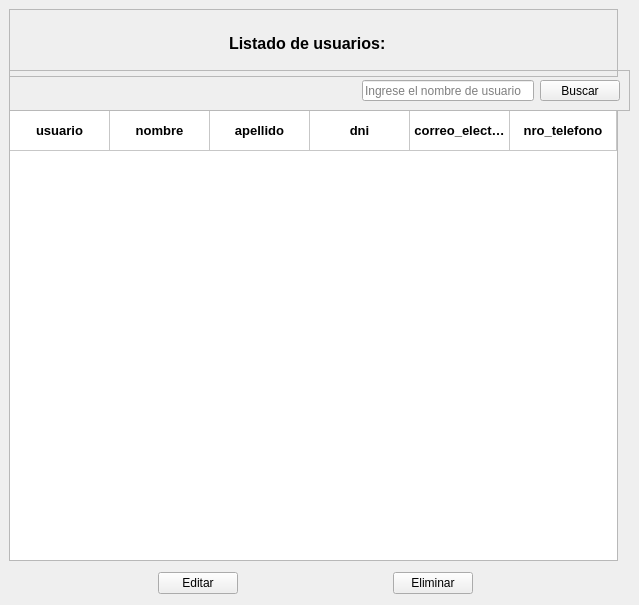
            <widget class="QWidget" name="page_user">
             <widget class="QFrame" name="frame_15">
              <property name="geometry">
               <rect>
                <x>9</x>
                <y>9</y>
                <width>609</width>
                <height>68</height>
               </rect>
              </property>
              <property name="frameShape">
               <enum>QFrame::StyledPanel</enum>
              </property>
              <property name="frameShadow">
               <enum>QFrame::Raised</enum>
              </property>
              <property name="lineWidth">
               <number>0</number>
              </property>
              <property name="midLineWidth">
               <number>0</number>
              </property>
              <layout class="QHBoxLayout" name="horizontalLayout_9">
               <item>
                <spacer name="horizontalSpacer_13">
                 <property name="orientation">
                  <enum>Qt::Horizontal</enum>
                 </property>
                 <property name="sizeHint" stdset="0">
                  <size>
                   <width>40</width>
                   <height>20</height>
                  </size>
                 </property>
                </spacer>
               </item>
               <item>
                <widget class="QLabel" name="label_26">
                 <property name="font">
                  <font>
                   <family>Arial</family>
                   <pointsize>12</pointsize>
                   <weight>75</weight>
                   <bold>true</bold>
                   <kerning>false</kerning>
                  </font>
                 </property>
                 <property name="text">
                  <string>Listado de usuarios:</string>
                 </property>
                </widget>
               </item>
               <item>
                <spacer name="horizontalSpacer_14">
                 <property name="orientation">
                  <enum>Qt::Horizontal</enum>
                 </property>
                 <property name="sizeHint" stdset="0">
                  <size>
                   <width>40</width>
                   <height>20</height>
                  </size>
                 </property>
                </spacer>
               </item>
               <item>
                <widget class="QLabel" name="label_27">
                 <property name="text">
                  <string/>
                 </property>
                 <property name="pixmap">
                  <pixmap>../icons/mecanic.ico</pixmap>
                 </property>
                </widget>
               </item>
              </layout>
             </widget>
             <widget class="QTableWidget" name="table_user">
              <property name="geometry">
               <rect>
                <x>9</x>
                <y>110</y>
                <width>609</width>
                <height>451</height>
               </rect>
              </property>
              <property name="autoFillBackground">
               <bool>false</bool>
              </property>
              <property name="alternatingRowColors">
               <bool>false</bool>
              </property>
              <property name="showGrid">
               <bool>true</bool>
              </property>
              <property name="sortingEnabled">
               <bool>false</bool>
              </property>
              <attribute name="horizontalHeaderVisible">
               <bool>false</bool>
              </attribute>
              <attribute name="horizontalHeaderCascadingSectionResizes">
               <bool>false</bool>
              </attribute>
              <attribute name="horizontalHeaderMinimumSectionSize">
               <number>40</number>
              </attribute>
              <attribute name="horizontalHeaderHighlightSections">
               <bool>true</bool>
              </attribute>
              <attribute name="horizontalHeaderShowSortIndicator" stdset="0">
               <bool>false</bool>
              </attribute>
              <attribute name="horizontalHeaderStretchLastSection">
               <bool>true</bool>
              </attribute>
              <attribute name="verticalHeaderVisible">
               <bool>false</bool>
              </attribute>
              <attribute name="verticalHeaderCascadingSectionResizes">
               <bool>false</bool>
              </attribute>
              <attribute name="verticalHeaderMinimumSectionSize">
               <number>40</number>
              </attribute>
              <attribute name="verticalHeaderDefaultSectionSize">
               <number>40</number>
              </attribute>
              <attribute name="verticalHeaderShowSortIndicator" stdset="0">
               <bool>false</bool>
              </attribute>
              <attribute name="verticalHeaderStretchLastSection">
               <bool>false</bool>
              </attribute>
              <row>
               <property name="text">
                <string>id_usuario</string>
               </property>
              </row>
              <column>
               <property name="text">
                <string notr="true">usuario</string>
               </property>
               <property name="font">
                <font>
                 <pointsize>10</pointsize>
                 <weight>75</weight>
                 <bold>true</bold>
                 <stylestrategy>NoAntialias</stylestrategy>
                 <kerning>false</kerning>
                </font>
               </property>
               <property name="textAlignment">
                <set>AlignCenter</set>
               </property>
              </column>
              <column>
               <property name="text">
                <string>nombre</string>
               </property>
               <property name="font">
                <font>
                 <pointsize>10</pointsize>
                 <weight>75</weight>
                 <bold>true</bold>
                </font>
               </property>
               <property name="textAlignment">
                <set>AlignCenter</set>
               </property>
              </column>
              <column>
               <property name="text">
                <string>apellido</string>
               </property>
               <property name="font">
                <font>
                 <pointsize>10</pointsize>
                 <weight>75</weight>
                 <bold>true</bold>
                </font>
               </property>
               <property name="textAlignment">
                <set>AlignCenter</set>
               </property>
              </column>
              <column>
               <property name="text">
                <string>dni</string>
               </property>
               <property name="font">
                <font>
                 <pointsize>10</pointsize>
                 <weight>75</weight>
                 <bold>true</bold>
                </font>
               </property>
               <property name="textAlignment">
                <set>AlignCenter</set>
               </property>
              </column>
              <column>
               <property name="text">
                <string>correo_electronico</string>
               </property>
               <property name="font">
                <font>
                 <pointsize>10</pointsize>
                 <weight>75</weight>
                 <bold>true</bold>
                </font>
               </property>
               <property name="textAlignment">
                <set>AlignCenter</set>
               </property>
              </column>
              <column>
               <property name="text">
                <string>nro_telefono</string>
               </property>
               <property name="font">
                <font>
                 <pointsize>10</pointsize>
                 <weight>75</weight>
                 <bold>true</bold>
                </font>
               </property>
               <property name="textAlignment">
                <set>AlignCenter</set>
               </property>
              </column>
              <item row="0" column="0">
               <property name="text">
                <string>usuario</string>
               </property>
               <property name="font">
                <font>
                 <pointsize>10</pointsize>
                 <weight>75</weight>
                 <bold>true</bold>
                </font>
               </property>
               <property name="textAlignment">
                <set>AlignCenter</set>
               </property>
              </item>
              <item row="0" column="1">
               <property name="text">
                <string>nombre</string>
               </property>
               <property name="font">
                <font>
                 <pointsize>10</pointsize>
                 <weight>75</weight>
                 <bold>true</bold>
                </font>
               </property>
               <property name="textAlignment">
                <set>AlignCenter</set>
               </property>
              </item>
              <item row="0" column="2">
               <property name="text">
                <string>apellido</string>
               </property>
               <property name="font">
                <font>
                 <pointsize>10</pointsize>
                 <weight>75</weight>
                 <bold>true</bold>
                </font>
               </property>
               <property name="textAlignment">
                <set>AlignCenter</set>
               </property>
              </item>
              <item row="0" column="3">
               <property name="text">
                <string>dni</string>
               </property>
               <property name="font">
                <font>
                 <pointsize>10</pointsize>
                 <weight>75</weight>
                 <bold>true</bold>
                </font>
               </property>
               <property name="textAlignment">
                <set>AlignCenter</set>
               </property>
              </item>
              <item row="0" column="4">
               <property name="text">
                <string>correo_electronico</string>
               </property>
               <property name="font">
                <font>
                 <pointsize>10</pointsize>
                 <weight>75</weight>
                 <bold>true</bold>
                </font>
               </property>
               <property name="textAlignment">
                <set>AlignCenter</set>
               </property>
              </item>
              <item row="0" column="5">
               <property name="text">
                <string>nro_telefono</string>
               </property>
               <property name="font">
                <font>
                 <pointsize>10</pointsize>
                 <weight>75</weight>
                 <bold>true</bold>
                </font>
               </property>
               <property name="textAlignment">
                <set>AlignCenter</set>
               </property>
              </item>
             </widget>
             <widget class="QWidget" name="layoutWidget">
              <property name="geometry">
               <rect>
                <x>10</x>
                <y>570</y>
                <width>611</width>
                <height>26</height>
               </rect>
              </property>
              <layout class="QHBoxLayout" name="horizontalLayout_11">
               <item>
                <spacer name="horizontalSpacer_16">
                 <property name="orientation">
                  <enum>Qt::Horizontal</enum>
                 </property>
                 <property name="sizeHint" stdset="0">
                  <size>
                   <width>40</width>
                   <height>20</height>
                  </size>
                 </property>
                </spacer>
               </item>
               <item>
                <widget class="QPushButton" name="pushButton_7">
                 <property name="text">
                  <string>Editar</string>
                 </property>
                 <property name="icon">
                  <iconset>
                   <normaloff>../icons/edit_small_normal_hover.png</normaloff>../icons/edit_small_normal_hover.png</iconset>
                 </property>
                </widget>
               </item>
               <item>
                <spacer name="horizontalSpacer_17">
                 <property name="orientation">
                  <enum>Qt::Horizontal</enum>
                 </property>
                 <property name="sizeHint" stdset="0">
                  <size>
                   <width>40</width>
                   <height>20</height>
                  </size>
                 </property>
                </spacer>
               </item>
               <item>
                <widget class="QPushButton" name="pushButton_13">
                 <property name="text">
                  <string>Eliminar</string>
                 </property>
                 <property name="icon">
                  <iconset>
                   <normaloff>../icons/cross_normal_hover.png</normaloff>../icons/cross_normal_hover.png</iconset>
                 </property>
                </widget>
               </item>
               <item>
                <spacer name="horizontalSpacer_18">
                 <property name="orientation">
                  <enum>Qt::Horizontal</enum>
                 </property>
                 <property name="sizeHint" stdset="0">
                  <size>
                   <width>40</width>
                   <height>20</height>
                  </size>
                 </property>
                </spacer>
               </item>
              </layout>
             </widget>
             <widget class="QFrame" name="frame_3">
              <property name="geometry">
               <rect>
                <x>9</x>
                <y>70</y>
                <width>621</width>
                <height>41</height>
               </rect>
              </property>
              <property name="frameShape">
               <enum>QFrame::StyledPanel</enum>
              </property>
              <property name="frameShadow">
               <enum>QFrame::Raised</enum>
              </property>
              <layout class="QHBoxLayout" name="horizontalLayout_2">
               <item>
                <spacer name="horizontalSpacer_2">
                 <property name="orientation">
                  <enum>Qt::Horizontal</enum>
                 </property>
                 <property name="sizeHint" stdset="0">
                  <size>
                   <width>166</width>
                   <height>18</height>
                  </size>
                 </property>
                </spacer>
               </item>
               <item>
                <spacer name="horizontalSpacer">
                 <property name="orientation">
                  <enum>Qt::Horizontal</enum>
                 </property>
                 <property name="sizeHint" stdset="0">
                  <size>
                   <width>40</width>
                   <height>20</height>
                  </size>
                 </property>
                </spacer>
               </item>
               <item>
                <widget class="QLineEdit" name="lineEdit">
                 <property name="layoutDirection">
                  <enum>Qt::LeftToRight</enum>
                 </property>
                 <property name="placeholderText">
                  <string>Ingrese el nombre de usuario</string>
                 </property>
                 <property name="cursorMoveStyle">
                  <enum>Qt::VisualMoveStyle</enum>
                 </property>
                </widget>
               </item>
               <item>
                <widget class="QPushButton" name="pushButton_2">
                 <property name="text">
                  <string>Buscar</string>
                 </property>
                </widget>
               </item>
              </layout>
             </widget>
            </widget>
